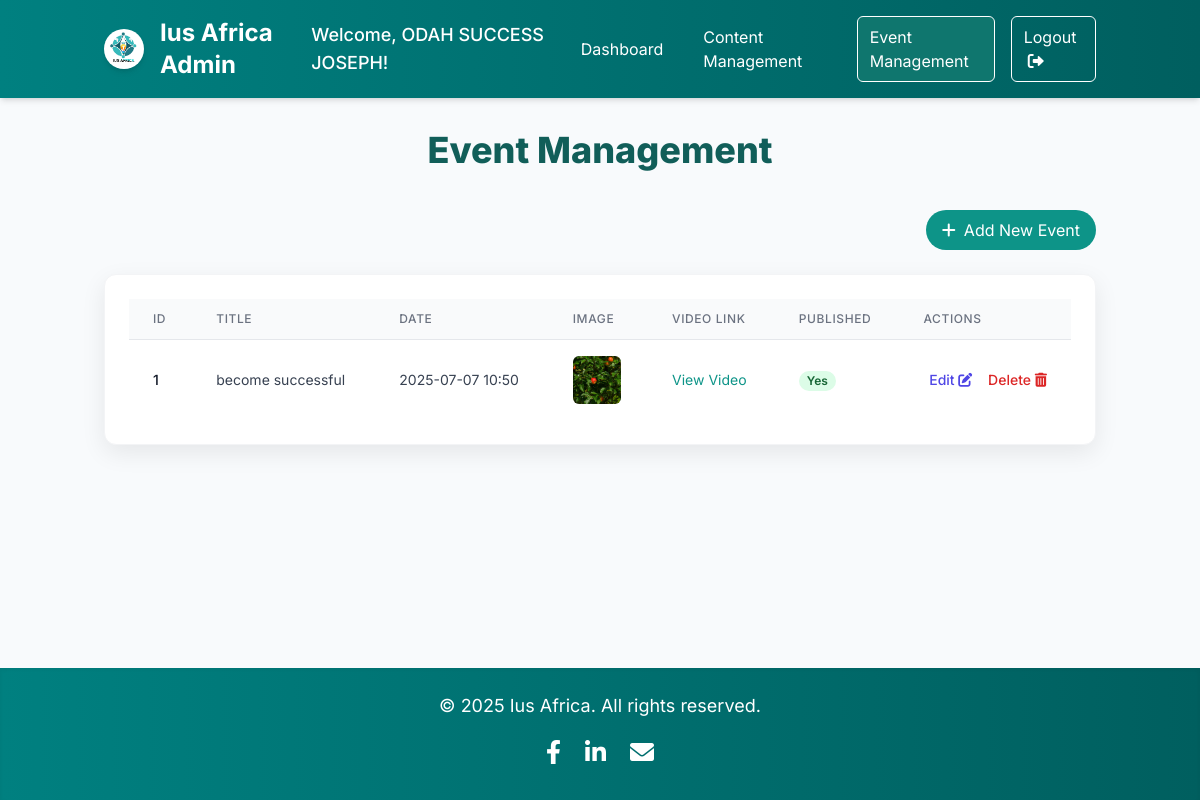
Screenshot of /admin/events (signed in) with the database file from the repository.
### app.py (models this page shows, shortened)
class Event(db.Model):
    id = db.Column(db.Integer, primary_key=True)
    title = db.Column(db.String(255), nullable=False)
    description = db.Column(db.Text, nullable=True)
    event_date = db.Column(db.DateTime, nullable=False)
    image_filename = db.Column(db.String(255), nullable=True) # Stores filename of the image
    video_link = db.Column(db.String(500), nullable=True) # External link for video (e.g., YouTube)
    created_at = db.Column(db.DateTime, default=datetime.utcnow)
    is_published = db.Column(db.Boolean, default=True)

### app.py (the view)
@app.route('/admin/events', methods=['GET'])
def admin_events():
    if 'admin_logged_in' not in session or not session['admin_logged_in']:
        flash('Please login to access this page.', 'error')
        return redirect(url_for('admin_login'))
    admin_name = session.get('admin_name', 'Admin')
    events = Event.query.order_by(Event.event_date.desc()).all()
    return render_template('admin_events.html', admin_name=admin_name, events=events)

### templates/admin_events.html (shortened to what this page needs)
<!DOCTYPE html>
<html lang="en">
<head>
    <script src="https://cdn.tailwindcss.com"></script>
    <link rel="stylesheet" href="https://cdnjs.cloudflare.com/ajax/libs/font-awesome/6.0.0-beta3/css/all.min.css">
</head>
<body class="antialiased flex flex-col min-h-screen">
    <header class="header-gradient-bg text-white py-4 shadow-md">
        <div class="container mx-auto px-4 flex justify-between items-center">
            <div class="flex items-center space-x-4">
                <a href="{{ url_for('admin_dashboard') }}" class="flex items-center space-x-4">
                    <img src="{{ url_for('static', filename='logo.jpg') }}" alt="Ius Africa Logo" class="w-10 h-10 rounded-full shadow-md">
                    <h1 class="text-2xl font-bold">Ius Africa Admin</h1>
                </a>
            </div>
            <nav class="flex items-center space-x-4">
                <span class="text-white text-lg font-medium">Welcome, {{ admin_name }}!</span>
                <a href="{{ url_for('admin_dashboard') }}" class="text-white hover:text-gray-200 transition-colors duration-300 px-3 py-2 rounded-md">Dashboard</a>
                <a href="{{ url_for('admin_content_management') }}" class="text-white hover:text-gray-200 transition-colors duration-300 px-3 py-2 rounded-md">Content Management</a>
                <a href="{{ url_for('admin_events') }}" class="text-white bg-teal-700 px-3 py-2 rounded-md border border-white">Event Management</a>
                <a href="{{ url_for('admin_logout') }}" class="text-white hover:text-gray-200 transition-colors duration-300 px-3 py-2 rounded-md border border-white hover:bg-white hover:text-teal-600">
                    Logout <i class="fas fa-sign-out-alt ml-1"></i>
                </a>
            </nav>
        </div>
    </header>
    <main class="flex-grow container mx-auto px-4 py-8">
        <h2 class="text-4xl font-extrabold text-center mb-10 text-teal-800">Event Management</h2>
        <div class="flex justify-end mb-6">
            <button id="add-event-btn" class="bg-teal-600 text-white py-2 px-4 rounded-full hover:bg-teal-700 transition-colors duration-300 flex items-center justify-center text-sm md:text-base">
                <i class="fas fa-plus mr-2"></i> Add New Event
            </button>
        </div>
        <div class="bg-white p-6 rounded-xl table-card-shadow border border-gray-100 overflow-x-auto">
            {% if events %}
            <table class="min-w-full divide-y divide-gray-200">
                <thead class="bg-gray-50">
                    <tr>
                        <th scope="col" class="px-6 py-3 text-left text-xs font-medium text-gray-500 uppercase tracking-wider">ID</th>
                        <th scope="col" class="px-6 py-3 text-left text-xs font-medium text-gray-500 uppercase tracking-wider">Title</th>
                        <th scope="col" class="px-6 py-3 text-left text-xs font-medium text-gray-500 uppercase tracking-wider">Date</th>
                        <th scope="col" class="px-6 py-3 text-left text-xs font-medium text-gray-500 uppercase tracking-wider">Image</th>
                        <th scope="col" class="px-6 py-3 text-left text-xs font-medium text-gray-500 uppercase tracking-wider">Video Link</th>
                        <th scope="col" class="px-6 py-3 text-left text-xs font-medium text-gray-500 uppercase tracking-wider">Published</th>
                        <th scope="col" class="px-6 py-3 text-left text-xs font-medium text-gray-500 uppercase tracking-wider">Actions</th>
                    </tr>
                </thead>
                <tbody class="bg-white divide-y divide-gray-200">
                    {% for event in events %}
                    <tr>
                        <td class="px-6 py-4 whitespace-nowrap text-sm font-medium text-gray-900">{{ event.id }}</td>
                        <td class="px-6 py-4 whitespace-nowrap text-sm text-gray-700">{{ event.title }}</td>
                        <td class="px-6 py-4 whitespace-nowrap text-sm text-gray-700">{{ event.event_date.strftime('%Y-%m-%d %H:%M') }}</td>
                        <td class="px-6 py-4 whitespace-nowrap text-sm text-gray-700">
                            {% if event.image_filename %}
                                <img src="{{ url_for('static', filename='event_images/' + event.image_filename) }}" alt="Event Image" class="h-12 w-12 object-cover rounded-md">
                            {% else %}
                                N/A
                            {% endif %}
                        </td>
                        <td class="px-6 py-4 text-sm text-gray-700 max-w-xs overflow-hidden text-ellipsis">
                            {% if event.video_link %}
                                <a href="{{ event.video_link }}" target="_blank" class="text-teal-600 hover:underline">View Video</a>
                            {% else %}
                                N/A
                            {% endif %}
                        </td>
                        <td class="px-6 py-4 whitespace-nowrap text-sm text-gray-700">
                            {% if event.is_published %}
                                <span class="px-2 inline-flex text-xs leading-5 font-semibold rounded-full bg-green-100 text-green-800">Yes</span>
                            {% else %}
                                <span class="px-2 inline-flex text-xs leading-5 font-semibold rounded-full bg-red-100 text-red-800">No</span>
                            {% endif %}
                        </td>
                        <td class="px-6 py-4 whitespace-nowrap text-right text-sm font-medium">
                            <button onclick="openEditEventModal(
                                {{ event.id }},
                                '{{ event.title | e }}',
                                '{{ event.description | e }}',
                                '{{ event.event_date.strftime('%Y-%m-%dT%H:%M') }}',
                                '{{ event.image_filename | default('') }}',
                                '{{ event.video_link | default('') }}',
                                {{ 'true' if event.is_published else 'false' }}
                            )" class="text-indigo-600 hover:text-indigo-900 mr-3">
                                Edit <i class="fas fa-edit"></i>
                            </button>
                            <form action="{{ url_for('admin_delete_event', event_id=event.id) }}" method="POST" class="inline-block" onsubmit="return confirm('Are you sure you want to delete this event? This action cannot be undone.');">
                                <button type="submit" class="text-red-600 hover:text-red-900">
                                    Delete <i class="fas fa-trash-alt"></i>
                                </button>
                            </form>
                        </td>
                    </tr>
                    {% endfor %}
                </tbody>
            </table>
            {% else %}
            <p class="text-center text-gray-600 py-4">No events added yet.</p>
            {% endif %}
        </div>
    </main>
    <footer class="header-gradient-bg text-white py-6 mt-auto shadow-inner">
        <div class="container mx-auto px-4 text-center">
            <p class="mb-4 text-lg">&copy; 2025 Ius Africa. All rights reserved.</p>
            <div class="flex justify-center space-x-6 mb-2">
                <a href="https://www.facebook.com/profile.php?id=61565971682688" target="_blank" rel="noopener noreferrer" class="text-white hover:text-gray-200 transition-colors duration-300">
                    <i class="fab fa-facebook-f text-2xl"></i>
                </a>
                <a href="https://www.linkedin.com/company/105226035/admin/dashboard/" target="_blank" rel="noopener noreferrer" class="text-white hover:text-gray-200 transition-colors duration-300">
                    <i class="fab fa-linkedin-in text-2xl"></i>
                </a>
                <a href="mailto:iusafrica2@gmail.com" class="text-white hover:text-gray-200 transition-colors duration-300">
                    <i class="fas fa-envelope text-2xl"></i>
                </a>
            </div>
        </div>
    </footer>
</body>
</html>

### templates/admin_events.html (style rules this page uses)
body { font-family: 'Inter', sans-serif; background-color: #f8fafc; color: #1a202c; }
.header-gradient-bg { background: linear-gradient(to right, #008080, #005f5f); }
.table-card-shadow { box-shadow: 0 8px 24px rgba(0, 0, 0, 0.08); }

### rows the page displays
Event: id "1", title "become successful", event_date "2025-07-07 10:50", image_filename (picture), is_published "Yes"

### other values shown
{{ admin_name }} "ODAH SUCCESS JOSEPH"
